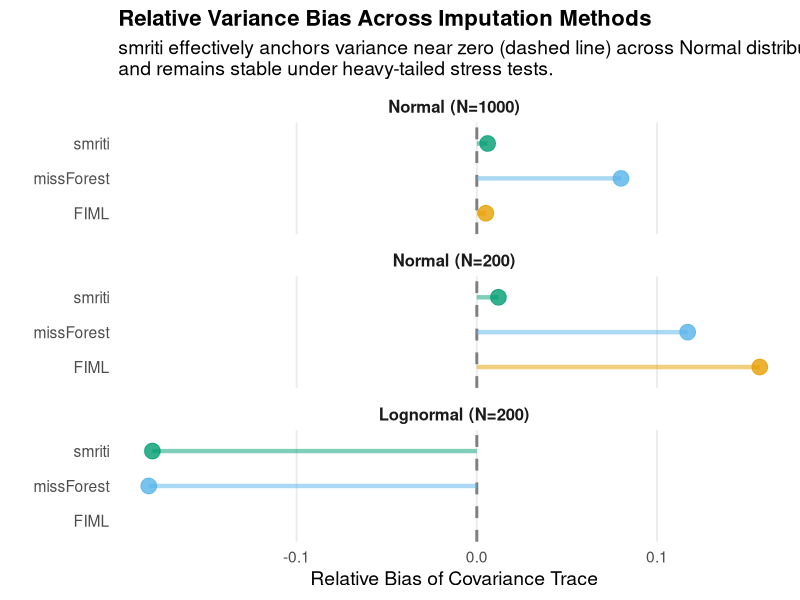

Reproduce this figure in R.
library(ggplot2)
library(dplyr)

# Reconstructing the simulation results data
results <- data.frame(
  Method = rep(c("missForest", "FIML", "smriti"), 3),
  Condition = c(
    rep("Normal (N=1000)", 3),
    rep("Normal (N=200)", 3),
    rep("Lognormal (N=200)", 3)
  ),
  Bias = c(
    0.080, 0.005, 0.006, # Normal 1000
    0.117, 0.157, 0.012, # Normal 200
    -0.182, NA, -0.180
  ) # Lognormal 200 (FIML fails/explodes here)
)

results$Condition <- factor(results$Condition,
  levels = c("Normal (N=1000)", "Normal (N=200)", "Lognormal (N=200)")
)
results$Method <- factor(results$Method,
  levels = c("FIML", "missForest", "smriti")
)

p <- ggplot(results, aes(x = Bias, y = Method, color = Method)) +
  geom_vline(xintercept = 0, linetype = "dashed", color = "gray50", size = 1) +
  geom_point(size = 5, alpha = 0.8) +
  geom_segment(aes(x = 0, xend = Bias, y = Method, yend = Method),
    size = 1.5, alpha = 0.5
  ) +
  facet_wrap(~Condition, ncol = 1) +
  scale_color_manual(values = c(
    "FIML" = "#E69F00",
    "missForest" = "#56B4E9",
    "smriti" = "#009E73"
  )) +
  theme_minimal(base_size = 14) +
  theme(
    panel.grid.minor = element_blank(),
    panel.grid.major.y = element_blank(),
    strip.text = element_text(face = "bold", size = 12),
    legend.position = "none",
    plot.title = element_text(face = "bold", size = 16)
  ) +
  labs(
    title = "Relative Variance Bias Across Imputation Methods",
    subtitle = paste0(
      "smriti effectively anchors variance near zero (dashed line) across ",
      "Normal distributions,\nand remains stable under heavy-tailed ",
      "stress tests."
    ),
    x = "Relative Bias of Covariance Trace",
    y = ""
  )

ggsave("smriti_simulation_results.pdf",
  plot = p, width = 8, height = 6,
  device = "pdf"
)
cat("Successfully generated smriti_simulation_results.pdf\n")
